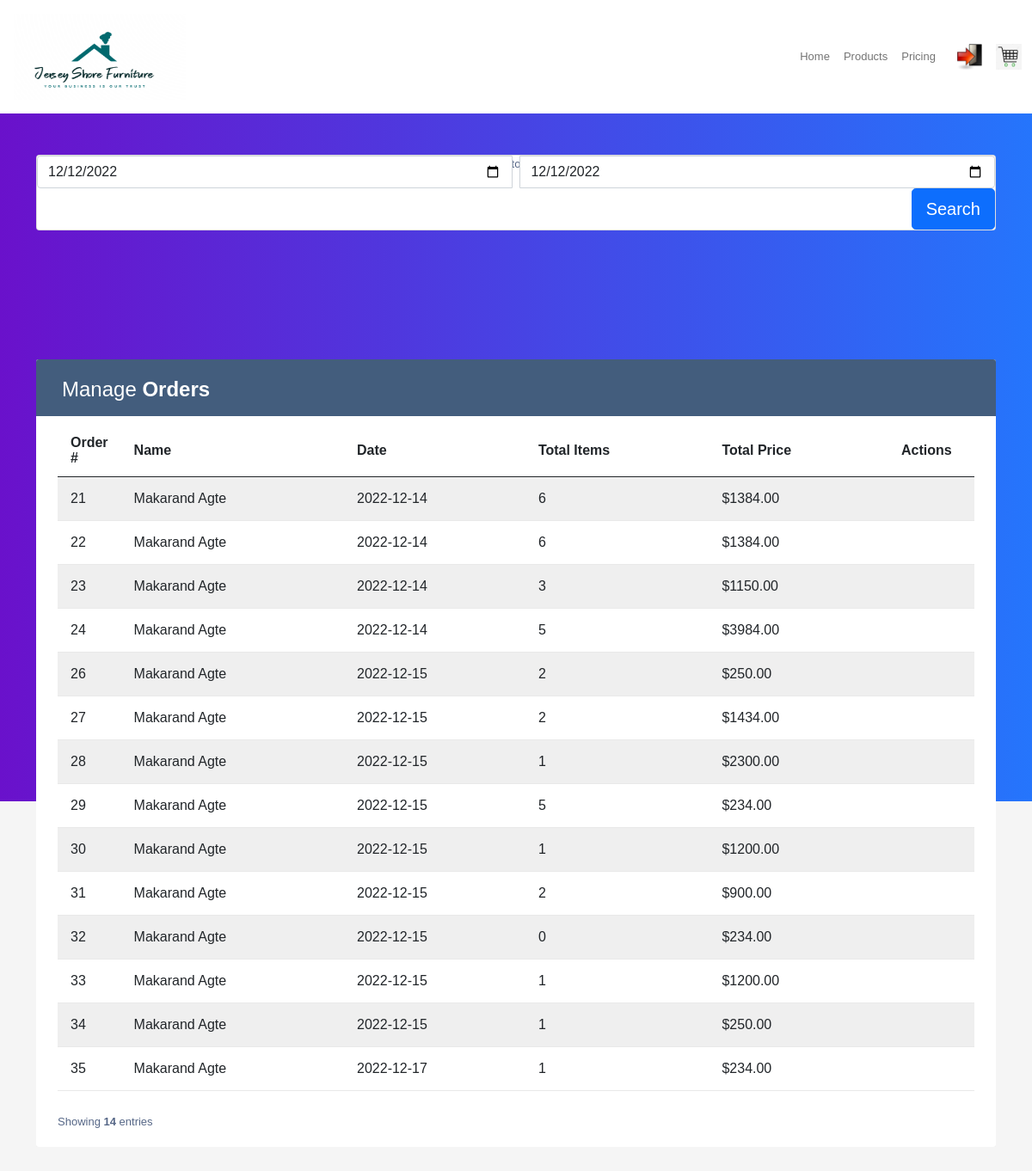
The app's page /orderhistory.php (signed in) with its own data.
### tables this page shows
CREATE TABLE `orders` (
  `Order_ID` int(12) NOT NULL,
  `Cust_ID` int(12) NOT NULL,
  `orderdate` date NOT NULL,
  `invoicenumber` int(20) NOT NULL
);

### orderhistory.php (the view, shortened to what this page needs)
<?php
include("config.php");
?>
<html>
<head>
    <link href="https://cdn.jsdelivr.net/npm/bootstrap@5.0.2/dist/css/bootstrap.min.css" rel="stylesheet"
>
    <link rel="stylesheet" href="https://cdn.jsdelivr.net/npm/bootstrap-icons@1.5.0/font/bootstrap-icons.css">
<link rel="stylesheet" type="text/css" href="https://cdn.jsdelivr.net/npm/daterangepicker/daterangepicker.css" />
</head>
    <nav class="navbar navbar-expand-lg navbar-light bg-white">
    <div>
    <a class="nav-link" href="product.php"> <img  src="pictures/HomeLogo.png" width='200' height='100' /></a>
   </div>
        <div class="container-fluid">
            <div class="collapse navbar-collapse" id="navbarExample01">
                <ul class="navbar-nav me-auto mb-2 mb-lg-0">
                    <li class="nav-item active">
                        <a class="nav-link" aria-current="page" href="customerhome.php">Home</a>
                    </li>
                    <li class="nav-item">
                        <a class="nav-link" href="product.php?CustID=<?php echo $_SESSION['CustID']?>">Products</a>
                    </li>
                    <li class="nav-item">
                        <a class="nav-link" href="#">Pricing</a>
                    </li>
                    </div>
                    <div>
                    <a class="nav-link" href="customerlogin.php"> <img  src="pictures/logout.png" href="customerlogin.php" width='30' height='30' /></a>
                    </div>
                    <div>
                    <img  src="pictures/Shoppingcart.png" width='30' height='30' />
                    </div>
        </div>
    </nav>
<section class="h-100 gradient-custom">
<form method="post" action="orderhistory.php">
<div class="container py-5">
<div class="card mb-4">
	<div class="col-sm-12">
	<div class="input-group input-daterange">
    <input width="50%" type="date" class="form-control" id="fromDate" name="fromDate" value="<?php if (isset($_POST['fromDate'])) {
	    echo $_POST['fromDate']; }
		else
		{
		echo "2022-12-12";
    }  ?>">
    <div class="input-group-addon">to</div>
    <input type="date" class="form-control" id="toDate" name="toDate" value="<?php if (isset($_POST['toDate'])) {
	    echo $_POST['toDate']; }
		else
		{
		echo "2022-12-12";
    }  ?>">
</div>
<button type="submit" id="btnSearch" class="btn btn-primary btn-lg btn-block float-end">
Search
</button>
</div>
</div>
</div>
  <div class="container py-5">
	<div class="table-responsive">
		<div class="table-wrapper">
			<div class="table-title">
				<div class="row">
					<div class="col-sm-6">
						<h2>Manage <b>Orders</b></h2>
					</div>
				</div>
			</div>
      <table class="table table-striped table-hover">
				<thead>
					<tr>
						<th>Order #</th>
						<th>Name</th>
						<th>Date</th>
            <th>Total Items</th>
						<th>Total Price</th>
						<th>Actions</th>
					</tr>
				</thead>
        <tbody>
<?php
if (isset($_SESSION['CustID']) && $_SESSION['CustID'] != "") {
  $Cust_ID = $_SESSION['CustID'];
  $orderSQL = "SELECT distinct  O.Order_ID,Sum(P.Price) 'Total Price', CONCAT(c.First_Name , ' ' ,c.Last_Name) 'Name', Sum(OD.Quantity) 'Total Items', o.orderdate FROM orders O INNER JOIN orderdetail OD on OD.Order_ID = O.Order_ID
  INNER JOIN product p ON p.Product_ID = od.Product_ID INNER JOIN customer c ON c.Cust_ID = O.Cust_ID
  WHERE C.Cust_ID=" . $Cust_ID;
  $orderSQL = $orderSQL . " GROUP by O.Order_ID,O.orderdate,C.First_Name,C.Last_Name";
  $query_result = mysqli_query($con, $orderSQL);
  $total_rows = mysqli_num_rows($query_result);
  while ($row = mysqli_fetch_assoc($query_result)) {
?>
					<tr>
						<td><?php echo $row['Order_ID'] ?></td>
						<td><?php echo $row['Name'] ?></td>
            <td><?php echo $row['orderdate'] ?></td>
            <td><?php echo $row['Total Items'] ?></td>
            <td>$<?php echo  number_format($row['Total Price'], 2, '.', '');?></td>
						<td>
							<a href="#editEmployeeModal" class="edit" data-toggle="modal"><i class="material-icons" data-toggle="tooltip" title="Edit">&#xE254;</i></a>
						</td>
					</tr>
      <?php
  }
}
      ?>
      </tbody>
			</table>
			<div class="clearfix">
				<div class="hint-text">Showing  <b><?php echo $total_rows ?></b> entries</div>
			</div>
		</div>
	</div>
</div>
  </form>
</section>
</body>
</html>

### orderhistory.php (style rules this page uses)
.gradient-custom { background: #6a11cb; background: -webkit-linear-gradient(to right, rgba(106, 17, 203, 1), rgba(37, 117, 252, 1)); background: linear-gradient(to right, rgba(106, 17, 203, 1), rgba(37, 117, 252, 1)) }
.table-responsive { margin: 30px 0; }
.table-wrapper { background: #fff; padding: 20px 25px; border-radius: 3px; min-width: 1000px; box-shadow: 0 1px 1px rgba(0,0,0,.05); }
.table-title { padding-bottom: 15px; background: #435d7d; color: #fff; padding: 16px 30px; min-width: 100%; margin: -20px -25px 10px; border-radius: 3px 3px 0 0; }
.table-title h2 { margin: 5px 0 0; font-size: 24px; }
table.table tr th, table.table tr td { border-color: #e9e9e9; padding: 12px 15px; vertical-align: middle; }
table.table tr th:first-child { width: 60px; }
table.table tr th:last-child { width: 100px; }
table.table-striped tbody tr:nth-of-type(odd) { background-color: #fcfcfc; }
table.table td:last-child i { opacity: 0.9; font-size: 22px; margin: 0 5px; }
table.table td a { font-weight: bold; color: #566787; display: inline-block; text-decoration: none; outline: none !important; }
table.table td a.edit { color: #FFC107; }
table.table td i { font-size: 19px; }
.hint-text { float: left; margin-top: 10px; font-size: 13px; }

### records on screen
orders: Order_ID "21", Name "Makarand Agte", orderdate "2022-12-14", Total "6", Total "1384.00"
orders: Order_ID "22", Name "Makarand Agte", orderdate "2022-12-14", Total "6", Total "1384.00"
orders: Order_ID "23", Name "Makarand Agte", orderdate "2022-12-14", Total "3", Total "1150.00"
orders: Order_ID "24", Name "Makarand Agte", orderdate "2022-12-14", Total "5", Total "3984.00"
orders: Order_ID "26", Name "Makarand Agte", orderdate "2022-12-15", Total "2", Total "250.00"
orders: Order_ID "27", Name "Makarand Agte", orderdate "2022-12-15", Total "2", Total "1434.00"
orders: Order_ID "28", Name "Makarand Agte", orderdate "2022-12-15", Total "1", Total "2300.00"
orders: Order_ID "29", Name "Makarand Agte", orderdate "2022-12-15", Total "5", Total "234.00"
orders: Order_ID "30", Name "Makarand Agte", orderdate "2022-12-15", Total "1", Total "1200.00"
orders: Order_ID "31", Name "Makarand Agte", orderdate "2022-12-15", Total "2", Total "900.00"
orders: Order_ID "32", Name "Makarand Agte", orderdate "2022-12-15", Total "0", Total "234.00"
orders: Order_ID "33", Name "Makarand Agte", orderdate "2022-12-15", Total "1", Total "1200.00"
orders: Order_ID "34", Name "Makarand Agte", orderdate "2022-12-15", Total "1", Total "250.00"
orders: Order_ID "35", Name "Makarand Agte", orderdate "2022-12-17", Total "1", Total "234.00"

### other values on screen
$total_rows "14"
